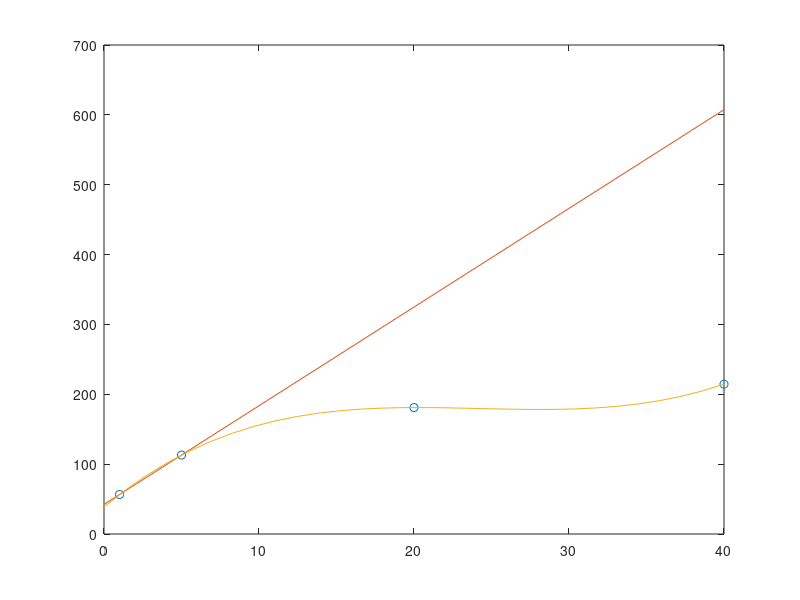

Write the MATLAB code that produced this figure.
%%%%%  UNIDAD 2: MÉTODOS DE INTERPOLACIÓN
%%%%%%% Tema 1. Interpolación polinomial


%%A continuación se muestra la lista de comandos que se usan en el tema


%%Observación: Cada bloque de códigos se puede ejecutar de forma
%%independiente y tiene un objetivo.

%%% <-  El porcentaje es para comentar los códigos. Lo que sigue después del símbolo (verde)
% no es parte de la ejecución





 %%--------------Bloque 1. GRÁFICA DE LOS PUNTOS ORIGINALES--------------

x=[1, 5, 20, 40]; % x=[] Ingresar los datos originales x que se quieren interpolar entre corchetes. Se separan por comas.
y=[56.5, 113, 181, 214.5];   %y=[] Ingresar los datos originales y que se quieren interpolar entre corchetes. Se separan por comas.
plot (x, y, 'o') % plot() dibuja los datos originales con una marca. Algunas marcas son '*' y 'o'
hold on %<--- hold on permite que las siguientes gráficas (en caso de que se quieran más) se dibujen en la misma figura. Si se omite, las gráficas anteriores se borrarán.







%%%-----------------Bloque 2. GRAFICAR EL POLINOMIO DE INTERPOLACIÓN (si tenemos la expresión en papel)

x2= linspace(0,40,20); % x2=linspace(x0, x1, N) genera un conjunto de N puntos, del x0 al x1. Esto es necesario para graficar funciones. x0: valor más pequeño  x1:valor máximo.
px= 42.375+14.125.*x2; % función que queremos graficar, p(x). Necesitamos calcular la expresión antes en papel. Las operaciones multiplicación y potencia se escriben con punto antes:  .*   y .^
plot(x2,px) %dibuja la función con una línea continua









%%------------------Bloque 3. GRAFICAR EL POLINOMIO DE INTERPOLACIÓN (si NO TENEMOS la expresión en papel)

%%si no se tiene la expresión en papel del polinomio primero debemos
%%calcularla. Para eso necesitamos el grado del polinomio "n" que pide el
%%ejercicio


x2=[1, 5, 20, 40]; % x2=[] Ingresar los datos originales "x" que se quieren usar entre corchetes. Se separan por comas.
b=[56.5, 113, 181, 214.5];   %b=[] Ingresar los datos originales "y" que se quieren usar entre corchetes. Se separan por comas.

%%%IMPORTANTE: Recordar que si el grado es "n" se necesitan "n+1" equis y
%%%"n+1" yes

M= fliplr(vander(x2));  %% Es la matriz que surge cuando resolvemos a mano. Esta matriz podría escribirse manualmente, pero el código simplifica mucho.
A=linsolve(M,b');   %%Resuelve el sistema matricial para no hacerlo a mano. La respuesta son los coeficientes a0,a1,a2,...
                   %%La ' al final de b es necesaria para que el sistema se
                   %%resuelva sin errores.

%%Graficamos el polinomio. Son los mismos pasos que el Bloque 2. 
% Recordar que la potencia más grande DEBE SER n:

x3=linspace(0,40,30); % x=linspace(x0, x1, N) genera un conjunto de N puntos, del x0 al x1. Esto es necesario para graficar funciones. Recordemos que una "función matemática" no es lo mismo que un "conjunto de puntos".
px=A(1)+A(2).*x3+A(3).*x3.^2+A(4).*x3.^3;  %La función que queremos graficar p(x)
plot(x3,px)




%%---------------  Bloque 4. ESTIMAR EL VALOR DE LA VARIABLE DEPENDIENTE EN
%%UNA X FUERA DE LA TABLA (pero dentro del rango original x0, x1)

Xnueva=30;
Yestimada=A(1)+A(2).*Xnueva+A(3).*Xnueva.^2+A(4).*Xnueva.^3


%%%%%%% Ahora estás listo para adaptar el código a diferentes problemas
